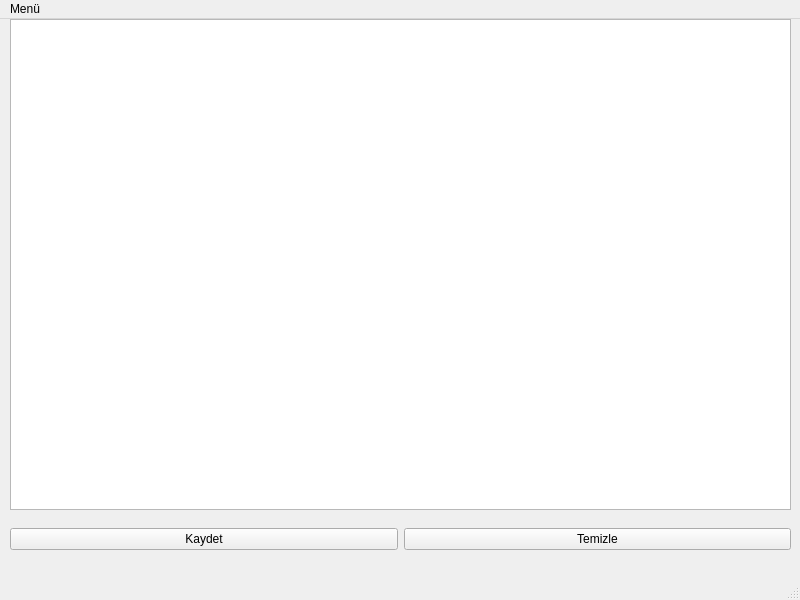
<?xml version="1.0" encoding="UTF-8"?>
<ui version="4.0">
 <class>MainWindow</class>
 <widget class="QMainWindow" name="MainWindow">
  <property name="geometry">
   <rect>
    <x>0</x>
    <y>0</y>
    <width>800</width>
    <height>600</height>
   </rect>
  </property>
  <property name="windowTitle">
   <string>Notepad</string>
  </property>
  <widget class="QWidget" name="centralwidget">
   <widget class="QWidget" name="verticalLayoutWidget">
    <property name="geometry">
     <rect>
      <x>10</x>
      <y>0</y>
      <width>781</width>
      <height>491</height>
     </rect>
    </property>
    <layout class="QVBoxLayout" name="verticalLayout">
     <item>
      <widget class="QPlainTextEdit" name="yaziEdit"/>
     </item>
    </layout>
   </widget>
   <widget class="QWidget" name="horizontalLayoutWidget">
    <property name="geometry">
     <rect>
      <x>10</x>
      <y>500</y>
      <width>781</width>
      <height>41</height>
     </rect>
    </property>
    <layout class="QHBoxLayout" name="horizontalLayout">
     <item>
      <widget class="QPushButton" name="pushKaydet">
       <property name="text">
        <string>Kaydet</string>
       </property>
      </widget>
     </item>
     <item>
      <widget class="QPushButton" name="pushTemizle">
       <property name="text">
        <string>Temizle</string>
       </property>
      </widget>
     </item>
    </layout>
   </widget>
  </widget>
  <widget class="QMenuBar" name="menubar">
   <property name="geometry">
    <rect>
     <x>0</x>
     <y>0</y>
     <width>800</width>
     <height>21</height>
    </rect>
   </property>
   <widget class="QMenu" name="menuA">
    <property name="title">
     <string>Menü</string>
    </property>
    <addaction name="aksiyonAc"/>
    <addaction name="aksiyonKaydet"/>
    <addaction name="aksiyonFarkliKaydet"/>
   </widget>
   <addaction name="menuA"/>
  </widget>
  <widget class="QStatusBar" name="statusbar"/>
  <action name="aksiyonAc">
   <property name="text">
    <string>Aç</string>
   </property>
   <property name="shortcut">
    <string>Ctrl+O</string>
   </property>
  </action>
  <action name="aksiyonKaydet">
   <property name="text">
    <string>Kaydet</string>
   </property>
   <property name="shortcut">
    <string>Ctrl+S</string>
   </property>
  </action>
  <action name="aksiyonFarkliKaydet">
   <property name="text">
    <string>Farklı Kaydet</string>
   </property>
   <property name="shortcut">
    <string>Ctrl+Shift+S</string>
   </property>
  </action>
 </widget>
 <resources/>
 <connections/>
</ui>
